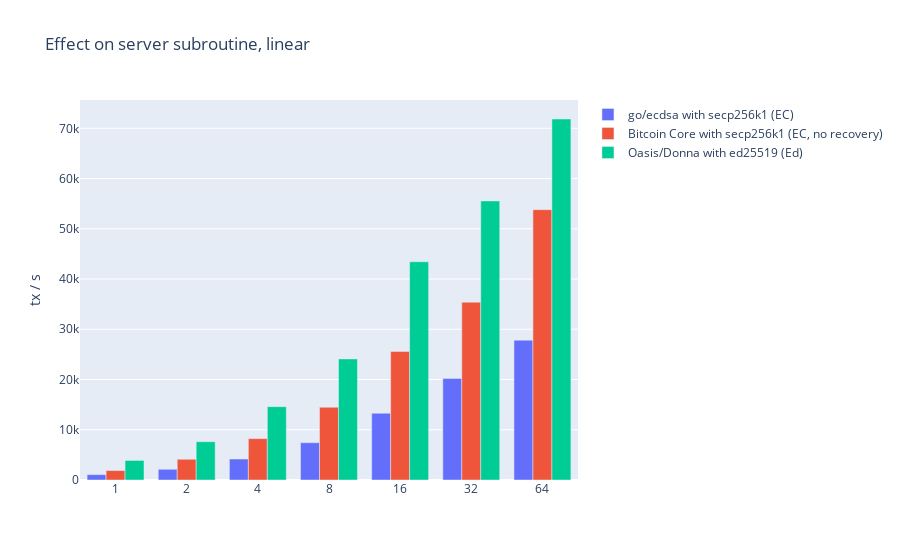
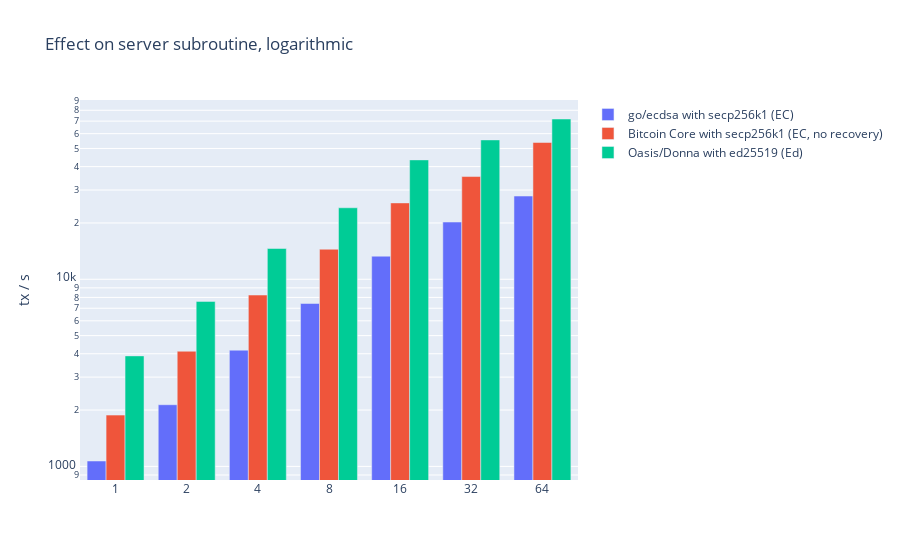

Here is the notebook cell these charts were saved with, in order:
### Code cell
import plotly.graph_objects as go
import numpy as np
import pandas as pd

df0 = pd.read_csv("routine_go.csv")
df1 = pd.read_csv("routine_bitcoin_core.csv")
df2 = pd.read_csv("routine_eddsa.csv")

fig = go.Figure(data=[
    go.Bar(name='go/ecdsa with secp256k1 (EC)', x=df0["cpus"], y=1/(df0["nsop"]*10**-9)),
    go.Bar(name='Bitcoin Core with secp256k1 (EC, no recovery)', x=df1["cpus"], y=1/(df1["nsop"]*10**-9)),
    go.Bar(name='Oasis/Donna with ed25519 (Ed)', x=df2["cpus"], y=1/(df2["nsop"]*10**-9)),
])
# Change the bar mode
fig.update_layout(title="Effect on server subroutine, linear", barmode='group', yaxis_title="tx / s")
fig.update_layout(xaxis_type='category', yaxis_type='linear')
fig.show()
fig.update_layout(title="Effect on server subroutine, logarithmic", yaxis_type='log')
fig.show()

### Figure 1 — Plotly figure (JSON) as saved in the notebook; plotly's stock layout.template omitted (floating-point values rounded to 4 significant figures)
{"data": [{"name": "go/ecdsa with secp256k1 (EC)", "type": "bar", "x": [1, 2, 4, 8, 16, 32, 64], "y": [1069.0, 2136.0, 4179.0, 7423.0, 13290.0, 20220.0, 27840.0]}, {"name": "Bitcoin Core with secp256k1 (EC, no recovery)", "type": "bar", "x": [1, 2, 4, 8, 16, 32, 64], "y": [1879.0, 4125.0, 8237.0, 14470.0, 25590.0, 35400.0, 53820.0]}, {"name": "Oasis/Donna with ed25519 (Ed)", "type": "bar", "x": [1, 2, 4, 8, 16, 32, 64], "y": [3895.0, 7618.0, 14600.0, 24100.0, 43440.0, 55550.0, 71850.0]}], "layout": {"autosize": true, "barmode": "group", "title": {"text": "Effect on server subroutine, linear"}, "xaxis": {"autorange": true, "range": [-0.5, 6.5], "type": "category"}, "yaxis": {"autorange": true, "range": [0, 75640.0], "title": {"text": "tx / s"}, "type": "linear"}}}

### Figure 2 — Plotly figure (JSON) as saved in the notebook; plotly's stock layout.template omitted (floating-point values rounded to 4 significant figures)
{"data": [{"name": "go/ecdsa with secp256k1 (EC)", "type": "bar", "x": [1, 2, 4, 8, 16, 32, 64], "y": [1069.0, 2136.0, 4179.0, 7423.0, 13290.0, 20220.0, 27840.0]}, {"name": "Bitcoin Core with secp256k1 (EC, no recovery)", "type": "bar", "x": [1, 2, 4, 8, 16, 32, 64], "y": [1879.0, 4125.0, 8237.0, 14470.0, 25590.0, 35400.0, 53820.0]}, {"name": "Oasis/Donna with ed25519 (Ed)", "type": "bar", "x": [1, 2, 4, 8, 16, 32, 64], "y": [3895.0, 7618.0, 14600.0, 24100.0, 43440.0, 55550.0, 71850.0]}], "layout": {"autosize": true, "barmode": "group", "title": {"text": "Effect on server subroutine, logarithmic"}, "xaxis": {"autorange": true, "range": [-0.5, 6.5], "type": "category"}, "yaxis": {"autorange": true, "range": [2.927, 4.958], "title": {"text": "tx / s"}, "type": "log"}}}
